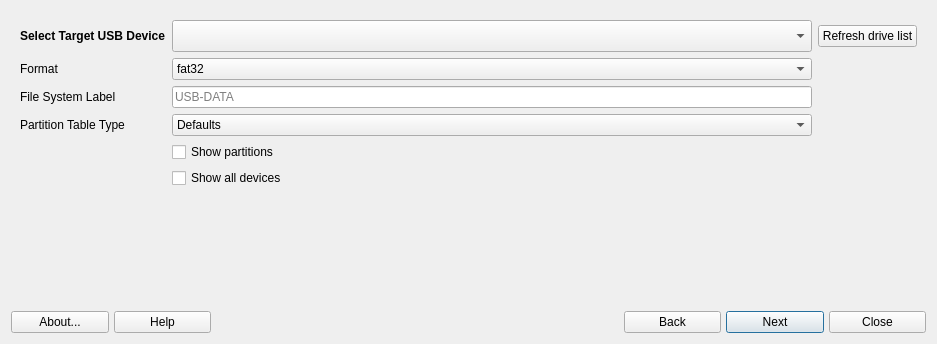
<?xml version="1.0" encoding="UTF-8"?>
<ui version="4.0">
 <class>MainWindow</class>
 <widget class="QDialog" name="MainWindow">
  <property name="geometry">
   <rect>
    <x>0</x>
    <y>0</y>
    <width>937</width>
    <height>344</height>
   </rect>
  </property>
  <property name="windowTitle">
   <string>Program_Name</string>
  </property>
  <property name="windowIcon">
   <iconset theme="formatusb">
    <normaloff>.</normaloff>.</iconset>
  </property>
  <layout class="QGridLayout" name="gridLayout_2">
   <item row="0" column="0">
    <widget class="QStackedWidget" name="stackedWidget">
     <property name="minimumSize">
      <size>
       <width>0</width>
       <height>0</height>
      </size>
     </property>
     <property name="currentIndex">
      <number>0</number>
     </property>
     <widget class="QWidget" name="selectionPage">
      <layout class="QGridLayout" name="gridLayout_4">
       <item row="0" column="0">
        <layout class="QGridLayout" name="gridLayout">
         <item row="5" column="1">
          <widget class="QCheckBox" name="checkBoxShowAll">
           <property name="text">
            <string>Show all devices</string>
           </property>
          </widget>
         </item>
         <item row="1" column="0">
          <widget class="QLabel" name="label">
           <property name="text">
            <string>Format</string>
           </property>
          </widget>
         </item>
         <item row="3" column="1">
          <widget class="QComboBox" name="comboBoxPartitionTableType">
           <item>
            <property name="text">
             <string>Defaults</string>
            </property>
           </item>
           <item>
            <property name="text">
             <string>msdos</string>
            </property>
           </item>
           <item>
            <property name="text">
             <string>gpt</string>
            </property>
           </item>
          </widget>
         </item>
         <item row="0" column="0">
          <widget class="QLabel" name="label_2">
           <property name="text">
            <string>&lt;html&gt;&lt;head/&gt;&lt;body&gt;&lt;p&gt;&lt;span style=&quot; font-weight:600;&quot;&gt;Select Target USB Device&lt;/span&gt;&lt;/p&gt;&lt;/body&gt;&lt;/html&gt;</string>
           </property>
           <property name="textFormat">
            <enum>Qt::RichText</enum>
           </property>
          </widget>
         </item>
         <item row="4" column="1">
          <widget class="QCheckBox" name="checkBoxshowpartitions">
           <property name="text">
            <string>Show partitions</string>
           </property>
          </widget>
         </item>
         <item row="0" column="1">
          <widget class="QComboBox" name="comboBoxUsbList">
           <property name="sizePolicy">
            <sizepolicy hsizetype="Expanding" vsizetype="Fixed">
             <horstretch>0</horstretch>
             <verstretch>0</verstretch>
            </sizepolicy>
           </property>
           <property name="minimumSize">
            <size>
             <width>0</width>
             <height>32</height>
            </size>
           </property>
           <property name="sizeIncrement">
            <size>
             <width>6</width>
             <height>6</height>
            </size>
           </property>
          </widget>
         </item>
         <item row="1" column="1">
          <widget class="QComboBox" name="comboBoxDataFormat">
           <property name="currentText">
            <string notr="true">fat32</string>
           </property>
           <item>
            <property name="text">
             <string notr="true">fat32</string>
            </property>
           </item>
           <item>
            <property name="text">
             <string notr="true">ext4</string>
            </property>
           </item>
           <item>
            <property name="text">
             <string notr="true">exfat</string>
            </property>
           </item>
           <item>
            <property name="text">
             <string notr="true">ntfs</string>
            </property>
           </item>
          </widget>
         </item>
         <item row="0" column="2">
          <widget class="QPushButton" name="buttonRefresh">
           <property name="text">
            <string>Refresh drive list</string>
           </property>
           <property name="icon">
            <iconset theme="view-refresh">
             <normaloff>.</normaloff>.</iconset>
           </property>
           <property name="autoDefault">
            <bool>false</bool>
           </property>
          </widget>
         </item>
         <item row="2" column="1">
          <widget class="QLineEdit" name="lineEditFSlabel">
           <property name="placeholderText">
            <string>USB-DATA</string>
           </property>
          </widget>
         </item>
         <item row="2" column="0">
          <widget class="QLabel" name="label_3">
           <property name="text">
            <string>File System Label</string>
           </property>
          </widget>
         </item>
         <item row="3" column="0">
          <widget class="QLabel" name="label_4">
           <property name="text">
            <string>Partition Table Type</string>
           </property>
          </widget>
         </item>
        </layout>
       </item>
       <item row="1" column="0">
        <spacer name="verticalSpacer_2">
         <property name="orientation">
          <enum>Qt::Vertical</enum>
         </property>
         <property name="sizeHint" stdset="0">
          <size>
           <width>169</width>
           <height>51</height>
          </size>
         </property>
        </spacer>
       </item>
      </layout>
     </widget>
     <widget class="QWidget" name="outputPage">
      <layout class="QGridLayout" name="gridLayout_3">
       <item row="0" column="0" colspan="2">
        <widget class="QPlainTextEdit" name="outputBox"/>
       </item>
      </layout>
     </widget>
    </widget>
   </item>
   <item row="1" column="0">
    <layout class="QGridLayout" name="buttonBar" columnstretch="0,0,0,0,0,0,0,0,0,0,0">
     <property name="sizeConstraint">
      <enum>QLayout::SetDefaultConstraint</enum>
     </property>
     <property name="leftMargin">
      <number>0</number>
     </property>
     <property name="topMargin">
      <number>0</number>
     </property>
     <property name="rightMargin">
      <number>0</number>
     </property>
     <property name="bottomMargin">
      <number>0</number>
     </property>
     <property name="spacing">
      <number>5</number>
     </property>
     <item row="1" column="10">
      <widget class="QPushButton" name="buttonCancel">
       <property name="sizePolicy">
        <sizepolicy hsizetype="Minimum" vsizetype="Preferred">
         <horstretch>0</horstretch>
         <verstretch>0</verstretch>
        </sizepolicy>
       </property>
       <property name="toolTip">
        <string>Quit application</string>
       </property>
       <property name="text">
        <string>Close</string>
       </property>
       <property name="icon">
        <iconset theme="window-close">
         <normaloff>.</normaloff>.</iconset>
       </property>
       <property name="shortcut">
        <string>Alt+N</string>
       </property>
       <property name="autoDefault">
        <bool>false</bool>
       </property>
      </widget>
     </item>
     <item row="1" column="3" alignment="Qt::AlignHCenter">
      <widget class="QLabel" name="labelLogo">
       <property name="maximumSize">
        <size>
         <width>32</width>
         <height>32</height>
        </size>
       </property>
       <property name="midLineWidth">
        <number>0</number>
       </property>
       <property name="text">
        <string/>
       </property>
       <property name="pixmap">
        <pixmap resource="images.qrc">:/icons/images/logo.svg</pixmap>
       </property>
       <property name="scaledContents">
        <bool>true</bool>
       </property>
      </widget>
     </item>
     <item row="1" column="1">
      <widget class="QPushButton" name="buttonHelp">
       <property name="sizePolicy">
        <sizepolicy hsizetype="Minimum" vsizetype="Preferred">
         <horstretch>0</horstretch>
         <verstretch>0</verstretch>
        </sizepolicy>
       </property>
       <property name="toolTip">
        <string>Display help </string>
       </property>
       <property name="text">
        <string>Help</string>
       </property>
       <property name="icon">
        <iconset theme="help-contents">
         <normaloff>.</normaloff>.</iconset>
       </property>
       <property name="shortcut">
        <string>Alt+H</string>
       </property>
       <property name="autoDefault">
        <bool>false</bool>
       </property>
      </widget>
     </item>
     <item row="1" column="4" colspan="2">
      <spacer name="horizontalSpacer2">
       <property name="orientation">
        <enum>Qt::Horizontal</enum>
       </property>
       <property name="sizeType">
        <enum>QSizePolicy::Minimum</enum>
       </property>
       <property name="sizeHint" stdset="0">
        <size>
         <width>100</width>
         <height>20</height>
        </size>
       </property>
      </spacer>
     </item>
     <item row="1" column="0">
      <widget class="QPushButton" name="buttonAbout">
       <property name="sizePolicy">
        <sizepolicy hsizetype="Minimum" vsizetype="Preferred">
         <horstretch>0</horstretch>
         <verstretch>0</verstretch>
        </sizepolicy>
       </property>
       <property name="toolTip">
        <string>About this application</string>
       </property>
       <property name="text">
        <string>About...</string>
       </property>
       <property name="icon">
        <iconset theme="help-about">
         <normaloff>.</normaloff>.</iconset>
       </property>
       <property name="shortcut">
        <string>Alt+B</string>
       </property>
       <property name="autoDefault">
        <bool>false</bool>
       </property>
      </widget>
     </item>
     <item row="1" column="2">
      <spacer name="horizontalSpacer1">
       <property name="orientation">
        <enum>Qt::Horizontal</enum>
       </property>
       <property name="sizeType">
        <enum>QSizePolicy::Minimum</enum>
       </property>
       <property name="sizeHint" stdset="0">
        <size>
         <width>100</width>
         <height>20</height>
        </size>
       </property>
      </spacer>
     </item>
     <item row="1" column="8">
      <widget class="QPushButton" name="buttonNext">
       <property name="sizePolicy">
        <sizepolicy hsizetype="Minimum" vsizetype="Preferred">
         <horstretch>0</horstretch>
         <verstretch>0</verstretch>
        </sizepolicy>
       </property>
       <property name="text">
        <string>Next</string>
       </property>
       <property name="icon">
        <iconset theme="go-next">
         <normaloff>.</normaloff>.</iconset>
       </property>
       <property name="shortcut">
        <string/>
       </property>
       <property name="autoDefault">
        <bool>true</bool>
       </property>
       <property name="default">
        <bool>true</bool>
       </property>
      </widget>
     </item>
     <item row="1" column="7">
      <widget class="QPushButton" name="buttonBack">
       <property name="sizePolicy">
        <sizepolicy hsizetype="Minimum" vsizetype="Preferred">
         <horstretch>0</horstretch>
         <verstretch>0</verstretch>
        </sizepolicy>
       </property>
       <property name="text">
        <string>Back</string>
       </property>
       <property name="icon">
        <iconset theme="go-previous">
         <normaloff>.</normaloff>.</iconset>
       </property>
       <property name="autoDefault">
        <bool>false</bool>
       </property>
      </widget>
     </item>
    </layout>
   </item>
  </layout>
 </widget>
 <tabstops>
  <tabstop>comboBoxUsbList</tabstop>
  <tabstop>buttonAbout</tabstop>
  <tabstop>buttonHelp</tabstop>
  <tabstop>buttonBack</tabstop>
  <tabstop>buttonNext</tabstop>
  <tabstop>buttonCancel</tabstop>
  <tabstop>outputBox</tabstop>
 </tabstops>
 <resources>
  <include location="images.qrc"/>
 </resources>
 <connections>
  <connection>
   <sender>buttonCancel</sender>
   <signal>pressed()</signal>
   <receiver>MainWindow</receiver>
   <slot>close()</slot>
   <hints>
    <hint type="sourcelabel">
     <x>723</x>
     <y>519</y>
    </hint>
    <hint type="destinationlabel">
     <x>388</x>
     <y>272</y>
    </hint>
   </hints>
  </connection>
 </connections>
</ui>
